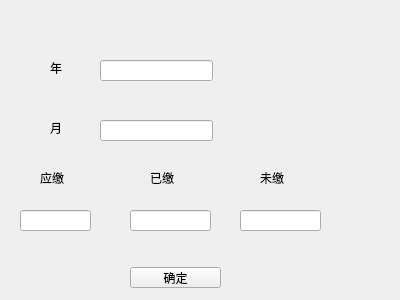
<?xml version="1.0" encoding="UTF-8"?>
<ui version="4.0">
 <class>P_count_pro_fee</class>
 <widget class="QWidget" name="P_count_pro_fee">
  <property name="geometry">
   <rect>
    <x>0</x>
    <y>0</y>
    <width>400</width>
    <height>300</height>
   </rect>
  </property>
  <property name="windowTitle">
   <string>Form</string>
  </property>
  <widget class="QLabel" name="label">
   <property name="geometry">
    <rect>
     <x>50</x>
     <y>60</y>
     <width>21</width>
     <height>16</height>
    </rect>
   </property>
   <property name="text">
    <string>年</string>
   </property>
  </widget>
  <widget class="QLabel" name="label_2">
   <property name="geometry">
    <rect>
     <x>50</x>
     <y>120</y>
     <width>21</width>
     <height>16</height>
    </rect>
   </property>
   <property name="text">
    <string>月</string>
   </property>
  </widget>
  <widget class="QLineEdit" name="year_lineEdit">
   <property name="geometry">
    <rect>
     <x>100</x>
     <y>60</y>
     <width>113</width>
     <height>21</height>
    </rect>
   </property>
  </widget>
  <widget class="QLineEdit" name="month_lineEdit">
   <property name="geometry">
    <rect>
     <x>100</x>
     <y>120</y>
     <width>113</width>
     <height>21</height>
    </rect>
   </property>
  </widget>
  <widget class="QLabel" name="label_3">
   <property name="geometry">
    <rect>
     <x>40</x>
     <y>170</y>
     <width>72</width>
     <height>15</height>
    </rect>
   </property>
   <property name="text">
    <string>应缴</string>
   </property>
  </widget>
  <widget class="QLabel" name="label_4">
   <property name="geometry">
    <rect>
     <x>150</x>
     <y>170</y>
     <width>72</width>
     <height>15</height>
    </rect>
   </property>
   <property name="text">
    <string>已缴</string>
   </property>
  </widget>
  <widget class="QLabel" name="label_5">
   <property name="geometry">
    <rect>
     <x>260</x>
     <y>170</y>
     <width>72</width>
     <height>15</height>
    </rect>
   </property>
   <property name="text">
    <string>未缴</string>
   </property>
  </widget>
  <widget class="QLineEdit" name="due_pay_lineEdit">
   <property name="geometry">
    <rect>
     <x>20</x>
     <y>210</y>
     <width>71</width>
     <height>21</height>
    </rect>
   </property>
   <property name="readOnly">
    <bool>true</bool>
   </property>
  </widget>
  <widget class="QLineEdit" name="paid_lineEdit">
   <property name="geometry">
    <rect>
     <x>130</x>
     <y>210</y>
     <width>81</width>
     <height>21</height>
    </rect>
   </property>
   <property name="readOnly">
    <bool>true</bool>
   </property>
  </widget>
  <widget class="QLineEdit" name="not_paid_lineEdit">
   <property name="geometry">
    <rect>
     <x>240</x>
     <y>210</y>
     <width>81</width>
     <height>21</height>
    </rect>
   </property>
   <property name="readOnly">
    <bool>true</bool>
   </property>
  </widget>
  <widget class="QPushButton" name="pushButton">
   <property name="geometry">
    <rect>
     <x>130</x>
     <y>267</y>
     <width>91</width>
     <height>21</height>
    </rect>
   </property>
   <property name="text">
    <string>确定</string>
   </property>
  </widget>
 </widget>
 <resources/>
 <connections/>
</ui>
